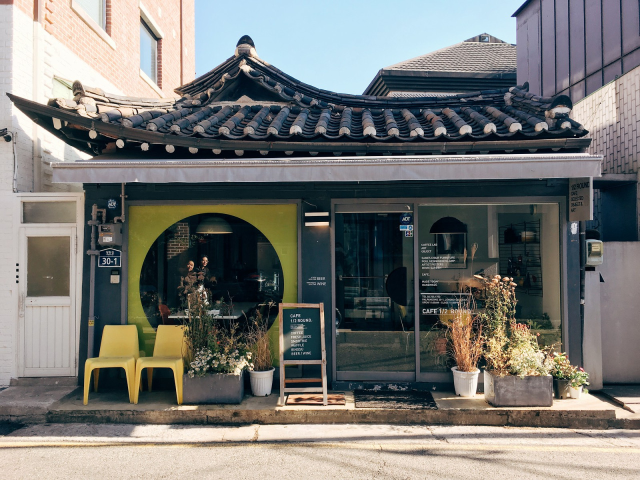
#> input picture image-to-palette/resources/cafe.jpg, 1280 x 960 px (shown at 1/2 size)
$ jupyter execute image_to_palette.ipynb
#> lines starting #> are read from the running program, lines starting #| are printed output that depends on the picture
# Color palette from image
### using PIL and extcolors, result rendered with Matplotlib

[cell 1]
import matplotlib.pyplot as plt
import matplotlib.patches as patches
import matplotlib.image as mpimg
import matplotlib.text as mptext

from PIL import Image
import extcolors
from colormap import rgb2hex
from colormap import rgb2hls

The following code opens an image and extracts the colors from it using PIL and extcolors.
It then sets up a Matplotlib figure to display the most prominent colors in a pleasant layout.

[cell 2]
def image_to_palette(image_path:str):

    # Open the image and resize for easier handling
#> called with image_path = './resources/cafe.jpg'
    image = Image.open(image_path)
#> image is the input picture: PIL image 1280x960 RGB; mean R, G, B 119.4, 119.7, 116.2
    new_patch_width = 500
    new_patch_height = int((float(image.size[1]) * float(new_patch_width/float(image.size[0])) ))
#> new_patch_height = 375
    image = image.resize((new_patch_width,new_patch_height), Image.LANCZOS)
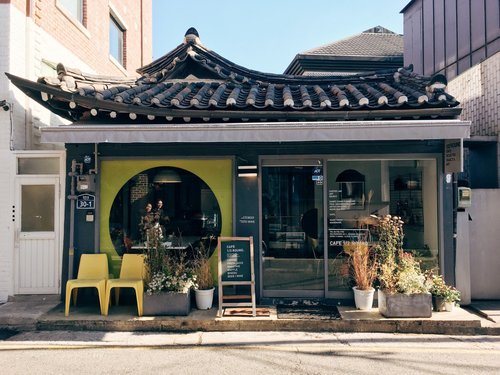
#> image: PIL image 500x375 RGB; mean R, G, B 119.5, 119.7, 116.2

    # Extract colors
    colors_rgb = extcolors.extract_from_image(image, tolerance = 17, limit = 21)[0]
    no_of_colors = len(colors_rgb)

    # Format colors to hexadecimal
    colors_hex = list(range(no_of_colors))
    colors_saturation = list(range(no_of_colors))
    colors_lightness = list(range(no_of_colors))
    for i, color_rgb in enumerate(colors_rgb):
        colors_hex[i] = rgb2hex(color_rgb[0][0], color_rgb[0][1], color_rgb[0][2])

    # Generate list of colors by saturation and lightness
    for i, color_rgb in enumerate(colors_rgb):
        colors_saturation[i] = rgb2hls(color_rgb[0][0], color_rgb[0][1], color_rgb[0][2], False)[2]
        colors_lightness[i] = rgb2hls(color_rgb[0][0], color_rgb[0][1], color_rgb[0][2], False)[1]
    # Get the top 5 vibrant, dark and light colors
    sorted_sat = sorted(colors_saturation)
    sorted_light = sorted(colors_lightness)
    vibrant_colors = sorted_sat[-5:]
    light_colors = sorted_light[-5:]
    dark_colors = sorted_light[0:5]

    # Setting up the figure
    background_color = "#808080"
    fig_ = plt.figure(figsize=(8,4), dpi=200, facecolor=background_color)
    # Main colors
    subplot_top_colors = fig_.add_subplot()
    subplot_top_colors.set_position([0, 0, 1/6, 1])
    # Image
    subplot_image = fig_.add_subplot()
    subplot_image.set_position([1/6, 0, 0.5, 1])
    image = mpimg.imread(image_path)
    subplot_image.imshow(image)
    # Vibrant colors
    subplot_vibrant = fig_.add_subplot()
    subplot_vibrant.set_position([2/3, 2/3, 1/3, 1/3])
    # Dark colors
    subplot_dark = fig_.add_subplot()
    subplot_dark.set_position([2/3, 1/3, 1/3, 1/3])
    # Light colors
    subplot_light = fig_.add_subplot()
    subplot_light.set_position([2/3, 0, 1/3, 1/3])

    # Fix aspect of vibrant, dark and light axes
    subplot_vibrant.set_aspect(1)
    subplot_dark.set_aspect(1)
    subplot_light.set_aspect(1)
    subplot_vibrant.set_box_aspect(0.5)
    subplot_dark.set_box_aspect(0.5)
    subplot_light.set_box_aspect(0.5)

    # Only render the content of the axes
    subplot_top_colors.axis("off")
    subplot_image.axis("off")
    subplot_vibrant.axis("off")
    subplot_dark.axis("off")
    subplot_light.axis("off")


    # Adding most used colors to the figure
    no_of_colors_to_display = 7
    aspect = 1/3 # this is so that elements of the subplot are properly scaled
    patch_width = 0.83
    patch_height = 1/no_of_colors_to_display - 0.03
    padding = 0.1
    hexcode_yoffset = -0.052
    hexcode_fontsize = "xx-small"
    hexcode_fontfamily = "monospace"
    x,y = 0,1-(patch_height - 2*padding*aspect)
    for color in colors_hex[:no_of_colors_to_display]:
        color_patch = patches.FancyBboxPatch((x+padding,y-padding*aspect), patch_width-2*padding, patch_height-2*padding*aspect, f"Round,pad={padding},rounding_size=0.03", mutation_aspect=aspect, facecolor=color, edgecolor="None")
        hexcode = mptext.Text(x=x, y=y-padding*aspect+hexcode_yoffset, text=color, fontsize=hexcode_fontsize, fontfamily=hexcode_fontfamily)
        subplot_top_colors.add_patch(color_patch)
        subplot_top_colors.add_artist(hexcode)
        y -= 1/no_of_colors_to_display

    # Adding vibrant, dark and light colors to the figure
    x,y = -0.15,0.5
    # Titles
    title_xoffset = -0.2
    title_yoffset = 0.3
    title_fontsize = "small"
    title_fontfamily = "serif"
    title_vibrant = mptext.Text(x+title_xoffset, y+title_yoffset, "vibrant colors", fontsize=title_fontsize, fontfamily=title_fontfamily)
    title_dark =    mptext.Text(x+title_xoffset, y+title_yoffset, "dark colors", fontsize=title_fontsize, fontfamily=title_fontfamily)
    title_light =   mptext.Text(x+title_xoffset, y+title_yoffset, "light colors", fontsize=title_fontsize, fontfamily=title_fontfamily)
    subplot_vibrant.add_artist(title_vibrant)
    subplot_dark.add_artist(title_dark)
    subplot_light.add_artist(title_light)
    # Color patches
    patch_spacing = 0.35
    hexcode_xoffset = -0.14
    hexcode_yoffset = -0.27
    hexcode_fontsize = "xx-small"
    hexcode_fontfamily = "monospace"
    circle_radius = 0.2
    for i in range(5):
        color_patch_vibrant = patches.Circle((x,y), circle_radius, facecolor=colors_hex[colors_saturation.index(vibrant_colors[i])])
        hexcode_vibrant = mptext.Text(x+hexcode_xoffset, y+hexcode_yoffset, colors_hex[colors_saturation.index(vibrant_colors[i])], fontsize=hexcode_fontsize, fontfamily=hexcode_fontfamily)
        subplot_vibrant.add_patch(color_patch_vibrant)
        subplot_vibrant.add_artist(hexcode_vibrant)

        color_patch_dark = patches.Circle((x,y), circle_radius, facecolor=colors_hex[colors_lightness.index(dark_colors[i])])
        hexcode_dark = mptext.Text(x+hexcode_xoffset, y+hexcode_yoffset, colors_hex[colors_lightness.index(dark_colors[i])], fontsize=hexcode_fontsize, fontfamily=hexcode_fontfamily)
        subplot_dark.add_patch(color_patch_dark)
        subplot_dark.add_artist(hexcode_dark)

        color_patch_light = patches.Circle((x,y), circle_radius, facecolor=colors_hex[colors_lightness.index(light_colors[i])])
        hexcode_light = mptext.Text(x+hexcode_xoffset, y+hexcode_yoffset, colors_hex[colors_lightness.index(light_colors[i])], fontsize=hexcode_fontsize, fontfamily=hexcode_fontfamily)
        subplot_light.add_patch(color_patch_light)
        subplot_light.add_artist(hexcode_light)

        x += patch_spacing

    plt.show()

Try it out with different images:

[cell 3]
image_1 = "./resources/cafe.jpg"
image_2 = "./resources/manedwolf.jpg"
image_3 = "./resources/redblue.jpg"
image_4 = "./resources/garden.jpg"
image_5 = "./resources/plasticflamingoes.jpg"

image_to_palette(image_1)
#> (the call stopped at in image_to_palette, `colors_rgb = extcolors.extract_from_image(image, tolerance = 17, limit..`: extcolors is not available in this run)
